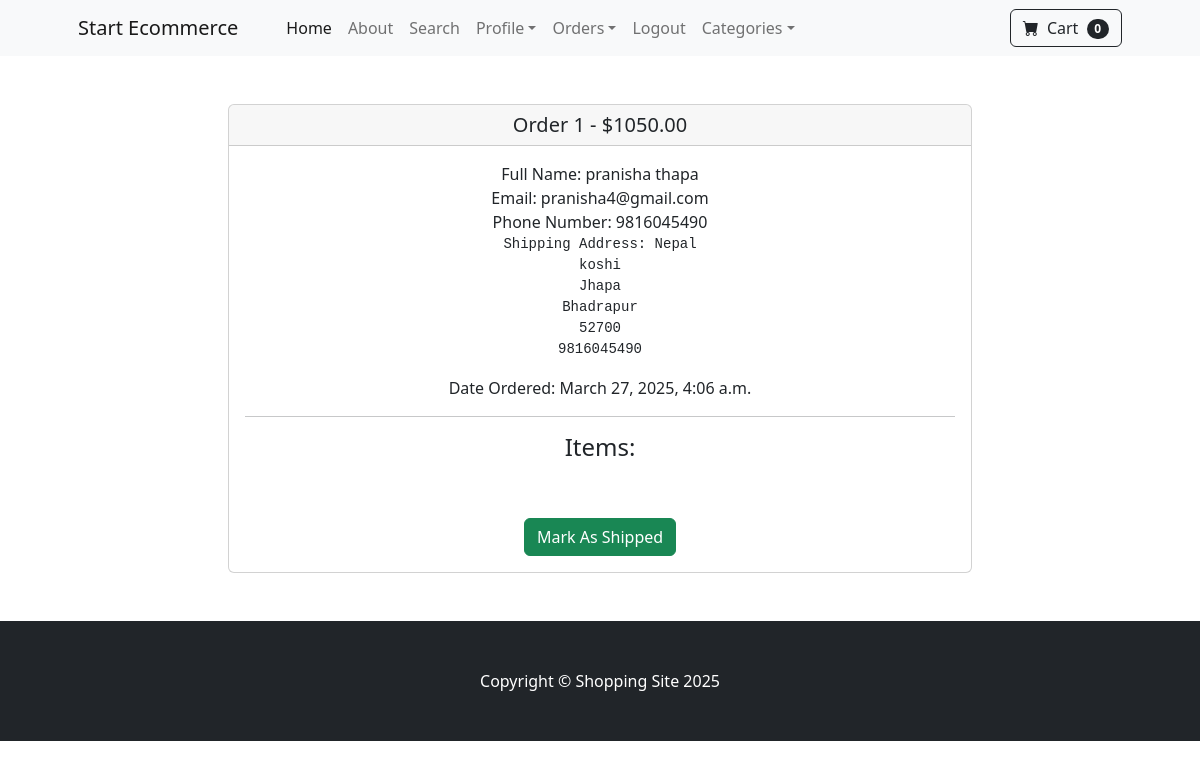
/payment/orders1 (signed in), run on an earlier commit of the app's database.
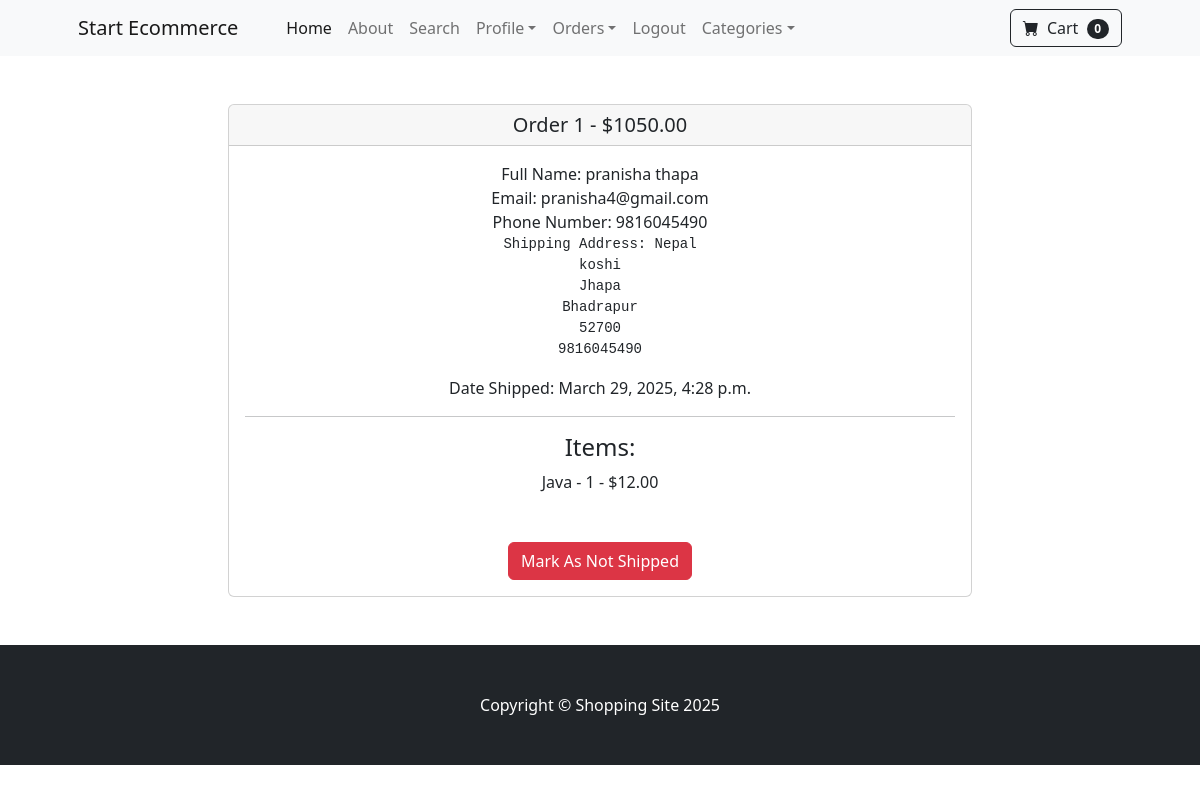
And on a later commit of the database.
### payment/models.py (models this page shows, shortened)
class Order(models.Model):
    user=models.ForeignKey(User,on_delete=models.CASCADE,null=True,blank=True)
    full_name=models.CharField(max_length=200)
    email=models.EmailField(max_length=200)
    phone_number=models.CharField(max_length=15,blank=True)
    shipping_address=models.TextField(max_length=500)
    amount_paid=models.DecimalField(max_digits=10,decimal_places=2)
    date_ordered=models.DateTimeField(auto_now_add=True)
    shipped=models.BooleanField(default=False)
    date_shipped=models.DateTimeField(blank=True,null=True)

class OrderItem(models.Model):
    order=models.ForeignKey(Order,on_delete=models.CASCADE,null=True)
    product=models.ForeignKey(Product,on_delete=models.CASCADE,null=True)
    user=models.ForeignKey(User,on_delete=models.CASCADE,null=True)
    quantity=models.PositiveBigIntegerField()
    price=models.DecimalField(max_digits=10,decimal_places=2)

### store/models.py (models this page shows)
class Product(models.Model):
    name = models.CharField(max_length=50)
    price = models.DecimalField(default=0.0, decimal_places=2, max_digits=6)
    category = models.ForeignKey(Category, on_delete=models.CASCADE)
    description = models.TextField(default='', blank=True)
    image = models.ImageField(upload_to='uploads/products/')
    is_sale = models.BooleanField(default=False)
    sale_price = models.DecimalField(default=0.0, decimal_places=2, max_digits=6)
    def __str__(self):
        return self.name

### payment/views.py (the view, shortened to what this page needs)
# urls.py: path('orders<int:pk>',views.orders,name='orders'),
def orders(request, pk):
    if request.user.is_authenticated and request.user.is_superuser:
        order = Order.objects.get(pk=pk)
        order_items = OrderItem.objects.filter(order=pk)
        return render(request, 'orders.html', {'order': order, 'order_items': order_items})
    else:
        messages.success(request, 'Access Denied')
        return redirect('index')

### cart/cart.py (called while the page is built)
    def __len__(self):
        return len(self.cart)

### cart/context_processors.py (called while the page is built)
def cart(request):
    return {'cart': Cart(request)}

### payment/templates/orders.html (shortened to what this page needs)
{% extends "base.html" %}
{% block content%}
<!DOCTYPE html>
<html>
    <head>
    </head>
    <body>
        <div class="container">
            <div class="row">
                <center>
                    <div class="col-8">
                        <br><br>
                        <div class="card">
                            <h5 class="card-header">Order {{order.id}} - ${{order.amount_paid}}</h5>
                            <div class="card-body">
                            Full Name: {{order.full_name}}<br>
                            Email: {{order.email}}<br>
                            Phone Number: {{order.phone_number}}<br>
                            <pre>Shipping Address: {{order.shipping_address}}</pre>
                            {% if order.shipped%}
                            Date Shipped: {{order.date_shipped}}<br>
                            {% else %}
                            Date Ordered: {{order.date_ordered}}<br>
                            {% endif %}
                            <hr>
                            <div>
                                <h4>Items:</h4>
                                    {% for item in order_items %}
                                        {{item.product}} - {{item.quantity}} - ${{item.price}}<br>
                                    {% endfor %}
                                <br><br>
                            </div>
                                {% if not order.shipped %}
                                    <form action="" method="POST">
                                    <button type="submit" class="btn btn-success">Mark As Shipped</button>
                                </form>
                                    {% else %}
                                        <form action="" method="POST">
                                        <button type="submit" class="btn btn-danger">Mark As Not Shipped</button>
                                    </form>
                                    {% endif %}
                            </div>
                          </div>
                        <br><br>
                    </div>
                </center>
            </div>
            </div>
    </body>
</html>
{% endblock %}

### store/templates/base.html (shortened to what this page needs)
{% load static %}
<!DOCTYPE html>
<html lang="en">
    <head>
        <link href="https://cdn.jsdelivr.net/npm/bootstrap-icons@1.5.0/font/bootstrap-icons.css" rel="stylesheet" />
        <link rel="stylesheet" href="{% static 'css/styles.css' %}" />
    </head>
    <body>
     {% include "navbar.html" %}
     {% block content %}
     {% endblock %}
        <footer class="py-5 bg-dark">
            <div class="container"><p class="m-0 text-center text-white">Copyright &copy; Shopping Site 2025</p></div>
        </footer>
    </body>
</html>

### store/templates/navbar.html (shortened to what this page needs)
<nav class="navbar navbar-expand-lg navbar-light bg-light">
    <div class="container px-4 px-lg-5">
        <a class="navbar-brand" href="{% url 'index'%}">Start Ecommerce</a>
        <div class="collapse navbar-collapse" id="navbarSupportedContent">
            <ul class="navbar-nav me-auto mb-2 mb-lg-0 ms-lg-4">
                <li class="nav-item"><a class="nav-link active" aria-current="page" href="{% url 'index'%}">Home</a></li>
                <li class="nav-item"><a class="nav-link" href="{% url 'about'%}">About</a></li>
                <li class="nav-item"><a class="nav-link" href="{% url 'search'%}">Search</a></li>
                {% if user.is_authenticated %}
                    <li class="nav-item dropdown">
                        <a class="nav-link dropdown-toggle" id="navbarDropdown" href="#" role="button" data-bs-toggle="dropdown" aria-expanded="false">Profile</a>
                    </li>
                    {% if user.is_superuser %}
                    <li class="nav-item dropdown">
                        <a class="nav-link dropdown-toggle" id="navbarDropdown" href="#" role="button" data-bs-toggle="dropdown" aria-expanded="false">Orders</a>
                    </li>
                    {% endif %}
                <li class="nav-item"><a class="nav-link" href="{% url 'logout'%}">Logout</a></li>
                {% else %}
                    <li class="nav-item"><a class="nav-link" href="{% url 'login'%}">Login</a></li>
                    <li class="nav-item"><a class="nav-link" href="{% url 'register'%}">Register</a></li>
                {% endif %}
                <li class="nav-item dropdown">
                    <a class="nav-link dropdown-toggle" id="navbarDropdown" href="#" role="button" data-bs-toggle="dropdown" aria-expanded="false">Categories</a>
                </li>
            </ul>
            <form class="d-flex">
               <a href="{% url 'cart_summary'%}" class="btn btn-outline-dark" >
                    <i class="bi-cart-fill me-1"></i>
                    Cart
                    <span class="badge bg-dark text-white ms-1 rounded-pill" id="cart_quantity">{{ cart|length }}</span>
                </a>
            </form>
        </div>
    </div>
</nav>

What changed in the data, as far as the page shows it:
changed Order "pranisha thapa": date_shipped (not shown) → "March 29, 2025, 4:28 p.m."; shipped False → True (drawn); date_ordered "March 27, 2025, 4:06 a.m." → (not shown)
added OrderItem: product "Java", quantity "1", price "12.00"
Also different on the page:
text no longer shown: "Date Ordered: Mark As Shipped"
text now shown: "Date Shipped: Mark As Not Shipped"
